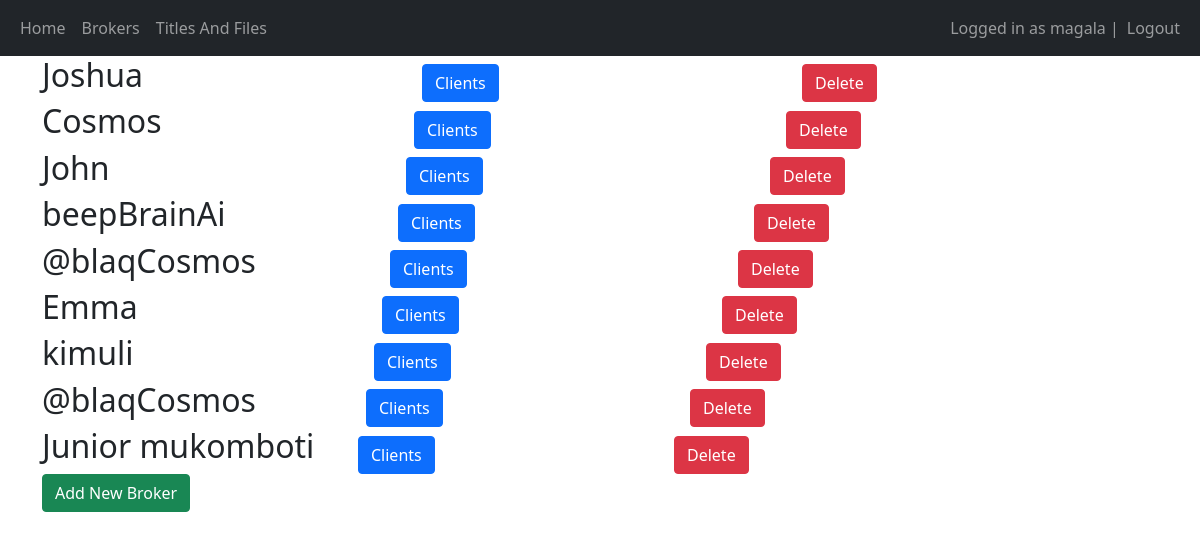
/brokers (signed in), run on the app's committed database.
### main/models.py (models this page shows, shortened)
class Broker(models.Model):
    name = models.CharField(max_length=45)
    created_at = models.DateTimeField(auto_now_add=True)
    updated_at = models.DateTimeField(auto_now=True)

### main/views.py (the view, shortened to what this page needs)
# urls.py: path('brokers', views.brokers, name='brokers'),
@login_required(login_url="/login")
def brokers(request):
    brokers = Broker.objects.all()
    return render(request, 'main/brokers.html',  {"brokers": brokers})

### main/templates/main/brokers.html (shortened to what this page needs)
{% extends 'main/base.html' %} {% block title %}Brokers{% endblock %}
{% block content %} {% for broker in brokers %}
<div class="row align-items-end" style="margin-bottom: 10px;">
  <div class="col">
    <h2>{{ broker.name }}</h2>
  </div>
  <div class="col">
    <form method="post">
      <button
        type="submit"
        class="btn btn-primary"
        name="get_client_broker_id"
        value="{{ broker.id }}"
      >
        Clients
      </button>
    </form>
  </div>
  <div class="col">
    <form method="post">
      <button
        type="submit"
        class="btn btn-danger"
        name="broker_id"
        value="{{ broker.id }}"
      >
        Delete
      </button>
    </form>
  </div>
{% empty %}
<h2>No Brokers yet. Add Brokers</h2>
{% endfor %}
<div class="row align-items-end" >
  <form method="post">
    <button
      type="submit"
      class="btn btn-success"
      name="add-broker"
      value="add-broker"
    >
      Add New Broker
    </button>
  </form>
</div>
{% endblock %}

### main/templates/main/base.html (shortened to what this page needs)
<!DOCTYPE html>
<html lang="en">
  <head>
    <link
      href="https://cdn.jsdelivr.net/npm/bootstrap@5.1.3/dist/css/bootstrap.min.css"
      rel="stylesheet"
    />
  </head>
  <body>
    <nav class="navbar navbar-expand-lg navbar-dark bg-dark">
      <div class="container-fluid">
        <div>
          <ul class="navbar-nav">
            <li class="nav-item">
              <a class="nav-link" href="/home">Home</a>
            </li>
            <li class="nav-item">
              <a class="nav-link" href="/brokers">Brokers</a>
            </li>
            <li class="nav-item">
              <a class="nav-link" href="/agents">Titles And Files</a>
            </li>
          </ul>
        </div>
        <div>
          <ul class="navbar-nav">
            {% if user.is_authenticated %}
            <span class="navbar-text">Logged in as {{user.username}} | </span>
            <li class="nav-item">
              <a class="nav-link" href="/logout">Logout</a>
            </li>
            {% else %}
            <li class="nav-item">
              <a class="nav-link" href="/login">Login</a>
            </li>
            {% endif %}
          </ul>
        </div>
      </div>
    </nav>
    <div class="container">{% block content %} {% endblock %}</div>
  </body>
</html>

### data on the page
Broker: name "Joshua", {{ broker.id }} 3 (drawn)
Broker: name "Cosmos", {{ broker.id }} 4 (drawn)
Broker: name "John", {{ broker.id }} 5 (drawn)
Broker: name "beepBrainAi", {{ broker.id }} 6 (drawn)
Broker: name "@blaqCosmos", {{ broker.id }} 7 (drawn)
Broker: name "Emma", {{ broker.id }} 8 (drawn)
Broker: name "kimuli", {{ broker.id }} 11 (drawn)
Broker: name "@blaqCosmos", {{ broker.id }} 12 (drawn)
Broker: name "Junior mukomboti", {{ broker.id }} 13 (drawn)

### other printed values
{{ user.username }} "magala"
